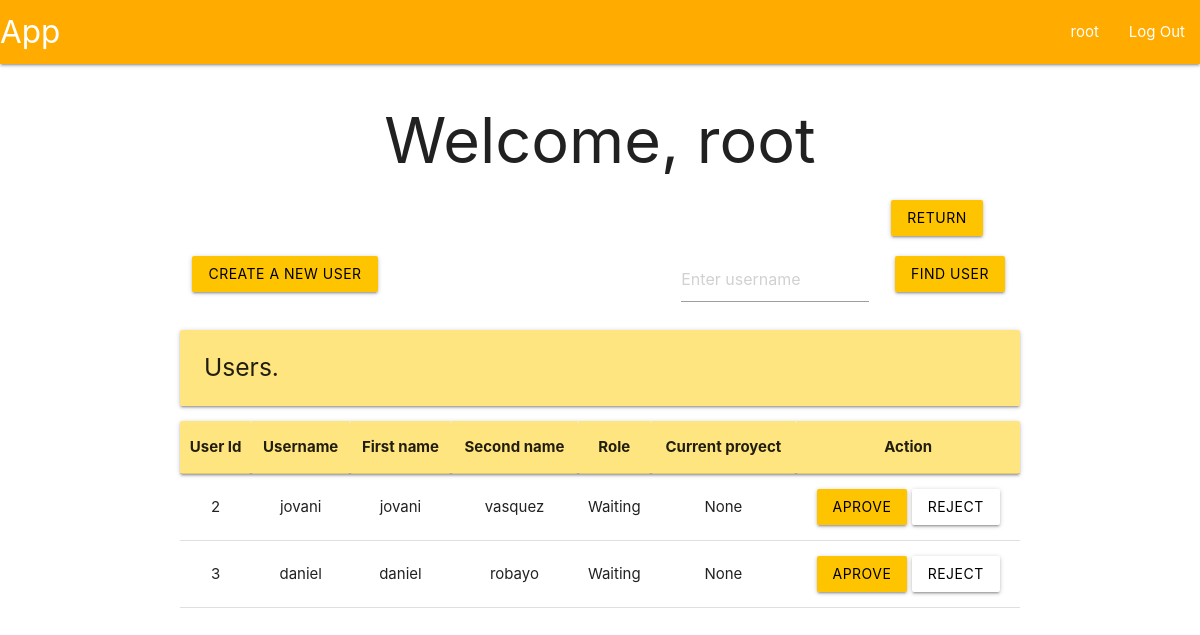
Page /root/users (signed in) on the committed database.
### tables this page shows
CREATE TABLE user (
    id INTEGER PRIMARY KEY AUTOINCREMENT,
    username TEXT UNIQUE NOT NULL,
    firstname TEXT NOT NULL,
    secondname TEXT NOT NULL,
    password TEXT NOT NULL,
    roleId INTEGER,
    proyId INTEGER,
    auth INTEGER,

    FOREIGN KEY (roleId) REFERENCES roles(id),
    FOREIGN KEY (proyId) REFERENCES proyect(id)
);

CREATE TABLE roles (
    id INTEGER PRIMARY KEY AUTOINCREMENT,
    name TEXT NOT NULL UNIQUE
);

### app/userView.py (the view, shortened to what this page needs)
@bp.route('/users', methods=('GET', 'POST'))
@root_required
def userView():
    db = get_db()
    flag = False
    if not flag:
        users = db.execute(
            """SELECT
                u.id as id,
                u.username as username,
                u.firstname as firstname,
                u.secondname as secondname,
                r.name as role,
                p.description as proyect,
                u.auth as auth
               FROM user u
               JOIN roles r ON u.roleId = r.id
               LEFT JOIN proyect p ON u.proyId = p.id
               WHERE u.id != 1"""
        ).fetchall()
    areProyects = db.execute(
        """SELECT * FROM proyect"""
    ).fetchall() != []
    return render_template('index/root/userView.html', users=users, areProyects=areProyects)

### app/auth.py (called while the page is built)
@bp.before_app_request
def load_logged_in_user():
    user_id = session.get('user_id')
    if user_id is None:
        g.user = None
    else:
        g.user = get_db().execute(
            "SELECT * FROM user WHERE id = ?",
            (user_id,)
        ).fetchone()

def root_required(view):
    @functools.wraps(view)
    def wrapped_view(**kwargs):
        if g.user is None:
            return redirect(url_for('auth.login'))
        elif g.user['roleId'] != 1:
            return redirect(url_for('user.profile'))
        return view(**kwargs)
    return wrapped_view

### app/db.py (called while the page is built)
def get_db():
    if 'db' not in g:
        g.db = sqlite3.connect(
            current_app.config['DATABASE'],
            detect_types = sqlite3.PARSE_DECLTYPES
        )
        g.db.row_factory = sqlite3.Row
    return g.db

### app/templates/index/root/userView.html (shortened to what this page needs)
{% extends 'base.html' %}
{% block header %}
  <h1>{% block title %}Welcome, {{ g.user['username'] }}{% endblock %}</h1>
{% endblock %}
{% block content %}
<div class="row">
  <form method="POST">
      <div class="col s1 offset-s10">
          <button class="btn waves-effect waves-ligth amber accent-3 black-text" type="submit" value="return" name="return">Return</button>
      </div>
  </form>
</div>
<div class="row">
  {% if areProyects %}
  <form method="POST">
    <div class="col s3">
      <button class="btn waves-effect waves-ligth amber accent-3 black-text" type="submit" value="create" name="create">Create a new user</button>
    </div>
  </form>
  <form method="POST">
    <div class="col s3 offset-s4">
      <input placeholder="Enter username" name="find-user" id="username">
    </div>
    <div class="col s2">
      <input class="btn waves-effect waves-ligth amber accent-3 black-text" type="submit" value="Find user">
    </div>
  </form>
    {% endif %}
</div>
<div class="left-align">
  <h5 class="card-panel amber accent-1">Users.</h5>
</div>
<table class="centered">
  <thead class="card-panel amber accent-1">
    <tr>
      <th>User Id</th>
      <th>Username</th>
      <th>First name</th>
      <th>Second name</th>
      <th>Role</th>
      <th>Current proyect</th>
      <th>Action</th>
    </tr>
  </thead>
  <tbody>
    {% for user in users %}
      <tr>
        <td>{{ user['id'] }}</td>
        <td>{{ user['username']}}</td>
        <td>{{ user['firstname'] }}</td>
        <td>{{ user['secondname'] }}</td>
        <td>{{ user['role'] }}</td>
        <td>{{ user['proyect'] }}</td>
        <td>
          <form method="POST">
            {% if user['auth'] == 0 %}
              {% if areProyects %}
              <button class="btn waves-effect waves-ligth amber accent-3 black-text" type="submit" name="aprove" value="{{ user['id'] }}">Aprove</button>
              {% endif %}
            <button class="btn waves-effect waves-ligth white black-text" type="submit" name="reject" value="{{ user['id'] }}">Reject</button>
            {% else %}
            <button class="btn waves-effect waves-ligth white black-text" type="submit" name="modify-user" value="{{ user['id'] }}">Modify</button>
            {% endif %}
          </form>
        </td>
      </tr>
    {% endfor %}
  </tbody>
</table>
{% endblock %}

### app/templates/base.html (shortened to what this page needs)
<!DOCTYPE html>
<link rel="stylesheet" href="{{ url_for('static', filename='materialize.css') }}">
<link rel="stylesheet" href="{{ url_for('static', filename='style.css') }}">
<nav>
    <div class="nav-wrapper amber accent-4">
      <a href="#" class="brand-logo">App</a>
      <ul class="right hide-n black-text text-black">
        {% if g.user %}
            <li><a href="{{ url_for('user.profile')}}"<span>{{ g.user['username'] }}</span></a>
            <li><a href="{{ url_for('auth.logout') }}">Log Out</a>
        {% else %}
            <li><a href="{{ url_for('auth.register') }}">Register</a>
            <li><a href="{{ url_for('auth.login') }}">Log In</a>
        {% endif %}
      </ul>
    </div>
</nav>
<section class="content container center-align">
    <header>
        {% block header %}{% endblock %}
    </header>
    {% block content %}{% endblock %}
</section>

### rows in the picture
user: user.username "root"
user: id "2", username "jovani", firstname "jovani", secondname "vasquez", role "Waiting", proyect "None"
user: id "3", username "daniel", firstname "daniel", secondname "robayo", role "Waiting", proyect "None"
